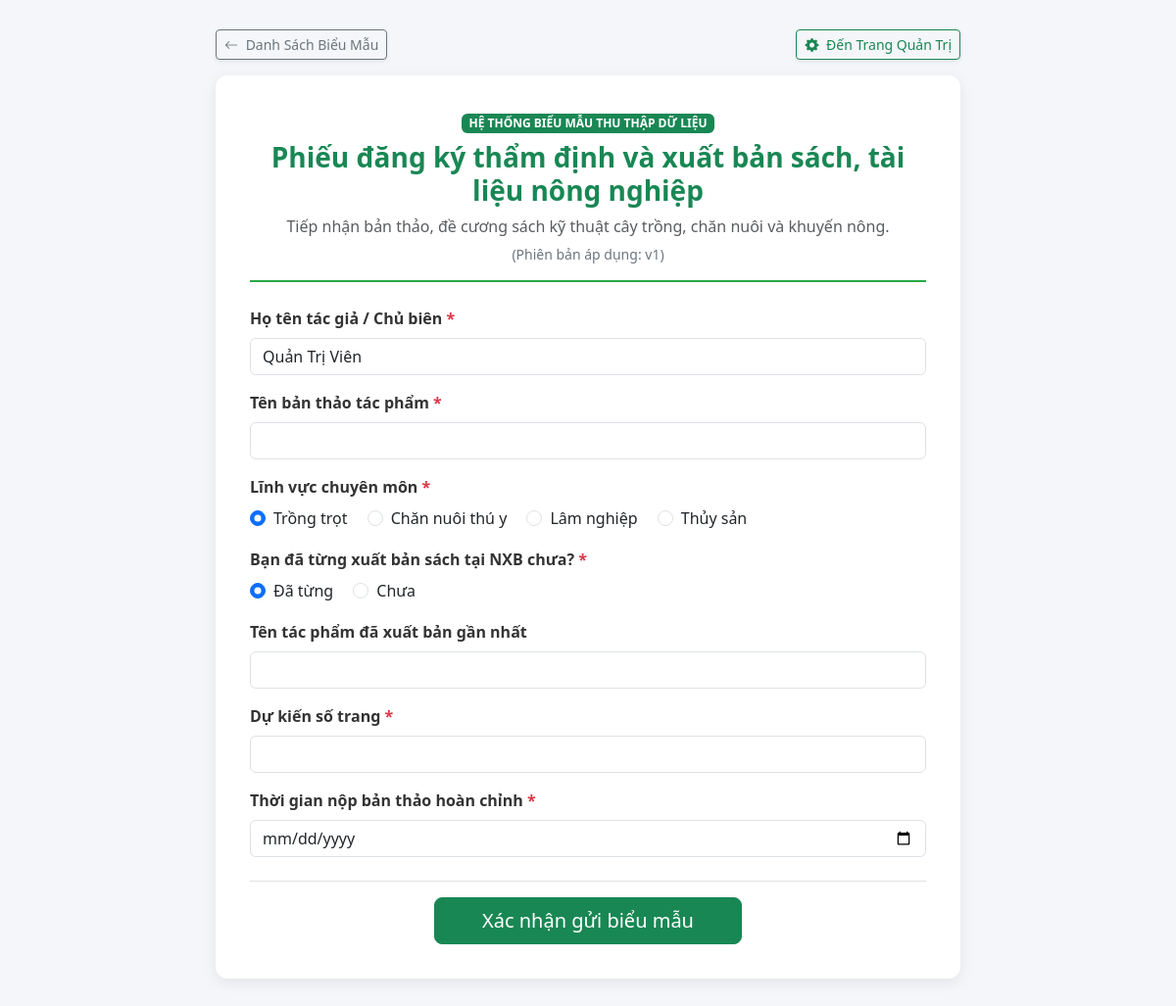
The app's page /form.php?id=2 (signed in) with its own data.
### tables this page shows
CREATE TABLE `form_versions` (
  `id` int(11) NOT NULL,
  `form_id` int(11) NOT NULL,
  `version_number` int(11) DEFAULT 1,
  `is_active` tinyint(1) DEFAULT 1,
  `created_at` timestamp NOT NULL DEFAULT current_timestamp()
);

CREATE TABLE `forms` (
  `id` int(11) NOT NULL,
  `title` varchar(255) NOT NULL,
  `description` text DEFAULT NULL,
  `created_at` timestamp NOT NULL DEFAULT current_timestamp()
);

CREATE TABLE `fields` (
  `id` int(11) NOT NULL,
  `form_version_id` int(11) NOT NULL,
  `label` varchar(255) NOT NULL,
  `field_type` enum('text','number','date','radio','checkbox') NOT NULL,
  `options_json` text DEFAULT NULL,
  `is_required` tinyint(1) DEFAULT 0,
  `display_order` int(11) DEFAULT 0
);

### form.php (the view, shortened to what this page needs)
<?php
require_once __DIR__ . '/config/db.php';
$form_id = isset($_GET['id']) ? (int)$_GET['id'] : 1;
$stmt = $pdo->prepare("
    SELECT f.id AS form_id, f.title, f.description, v.id AS version_id, v.version_number
    FROM forms f
    JOIN form_versions v ON f.id = v.form_id
    WHERE f.id = ? AND v.is_active = 1
    LIMIT 1
");
$stmt->execute([$form_id]);
$form = $stmt->fetch();
$version_id = $form['version_id'];
$stmt = $pdo->prepare("SELECT * FROM fields WHERE form_version_id = ? ORDER BY display_order ASC");
$stmt->execute([$version_id]);
$fields = $stmt->fetchAll();
?>
<!DOCTYPE html>
<html lang="vi">
<head>
    <link href="https://cdn.jsdelivr.net/npm/bootstrap@5.3.0/dist/css/bootstrap.min.css" rel="stylesheet">
    <link rel="stylesheet" href="https://cdn.jsdelivr.net/npm/bootstrap-icons@1.11.0/font/bootstrap-icons.css">
</head>
<body>
<div class="container">
    <div class="form-wrapper">
        <div class="d-flex justify-content-between align-items-center mb-3">
            <a href="forms.php" class="btn btn-outline-secondary btn-sm shadow-sm">
                <i class="bi bi-arrow-left me-1"></i> Danh Sách Biểu Mẫu
            </a>
            <?php if (isset($_SESSION['role']) && $_SESSION['role'] === 'admin'): ?>
                <a href="admin/" class="btn btn-outline-success btn-sm shadow-sm">
                    <i class="bi bi-gear-fill me-1"></i> Đến Trang Quản Trị
                </a>
            <?php endif; ?>
        </div>
        <div class="form-container">
            <div class="header-box text-center">
                <span class="badge bg-success mb-2">HỆ THỐNG BIỂU MẪU THU THẬP DỮ LIỆU</span>
                <h3 class="fw-bold text-success"><?= htmlspecialchars($form['title']) ?></h3>
                <p class="text-muted mb-1"><?= htmlspecialchars($form['description']) ?></p>
                <small class="text-secondary">(Phiên bản áp dụng: v<?= $form['version_number'] ?>)</small>
            </div>
            <form method="POST" id="dynamicForm">
                <?php foreach ($fields as $field):
                    $options = !empty($field['options_json']) ? json_decode($field['options_json'], true) : [];
                    $default_value = '';
                    $label_lower = mb_strtolower($field['label'], 'UTF-8');
                    if (isset($_SESSION['fullname']) && (str_contains($label_lower, 'họ và tên') || str_contains($label_lower, 'họ tên') || str_contains($label_lower, 'người liên hệ'))) {
                        $default_value = htmlspecialchars($_SESSION['fullname']);
                    }
                ?>
                    <div class="mb-3 field-group" id="field-wrap-<?= $field['id'] ?>" data-field-id="<?= $field['id'] ?>">
                        <label class="form-label">
                            <?= htmlspecialchars($field['label']) ?>
                            <?php if ($field['is_required']): ?>
                                <span class="text-required">*</span>
                            <?php endif; ?>
                        </label>
                        <?php if ($field['field_type'] === 'text'): ?>
                            <input type="text" name="fields[<?= $field['id'] ?>]" value="<?= $default_value ?>" class="form-control form-input" <?= $field['is_required'] ? 'required' : '' ?>>
                        <?php elseif ($field['field_type'] === 'number'): ?>
                            <input type="number" name="fields[<?= $field['id'] ?>]" class="form-control form-input" <?= $field['is_required'] ? 'required' : '' ?>>
                        <?php elseif ($field['field_type'] === 'date'): ?>
                            <input type="date" name="fields[<?= $field['id'] ?>]" class="form-control form-input" <?= $field['is_required'] ? 'required' : '' ?>>
                        <?php elseif ($field['field_type'] === 'radio'): ?>
                            <div>
                                <?php foreach ($options as $optIndex => $optValue): ?>
                                    <div class="form-check form-check-inline">
                                        <input class="form-check-input form-input" type="radio"
                                               name="fields[<?= $field['id'] ?>]"
                                               id="opt_<?= $field['id'] ?>_<?= $optIndex ?>"
                                               value="<?= htmlspecialchars($optValue) ?>"
                                               <?= ($field['is_required'] && $optIndex === 0) ? 'checked' : '' ?>>
                                        <label class="form-check-label" for="opt_<?= $field['id'] ?>_<?= $optIndex ?>">
                                            <?= htmlspecialchars($optValue) ?>
                                        </label>
                                    </div>
                                <?php endforeach; ?>
                            </div>
                        <?php endif; ?>
                    </div>
                <?php endforeach; ?>
                <div class="text-center mt-4 pt-3 border-top">
                    <button type="submit" class="btn btn-success btn-lg px-5">Xác nhận gửi biểu mẫu</button>
                </div>
            </form>
        </div>
    </div>
</div>
</body>
</html>

### form.php (style rules this page uses)
body { background-color: #f4f6f9; font-family: 'Segoe UI', Tahoma, Geneva, Verdana, sans-serif; animation: smoothFadeIn 0.35s ease-out; }
.form-wrapper { max-width: 760px; margin: 30px auto; }
.form-container { background: #fff; padding: 35px; border-radius: 12px; box-shadow: 0 4px 15px rgba(0,0,0,0.08); }
.header-box { border-bottom: 2px solid #28a745; padding-bottom: 15px; margin-bottom: 25px; }
.form-label { font-weight: 600; color: #333; }
.text-required { color: #dc3545; }

### records on screen
form_versions: form.title "Phiếu đăng ký thẩm định và xuất bản sách, tài liệu nông nghiệp", form.description "Tiếp nhận bản thảo, đề cương sách kỹ thuật cây trồng, chăn nuôi và khuyến nông.", version_number "1"
fields: label "Họ tên tác giả / Chủ biên", value "Quản Trị Viên"
fields: label "Tên bản thảo tác phẩm"
fields: label "Lĩnh vực chuyên môn", is_required "☑ Trồng trọt", options_json "Trồng trọt", is_required "☐ Chăn nuôi thú y", options_json "Chăn nuôi thú y", is_required "☐ Lâm nghiệp", options_json "Lâm nghiệp", is_required "☐ Thủy sản", options_json "Thủy sản"
fields: label "Bạn đã từng xuất bản sách tại NXB chưa?", is_required "☑ Đã từng", options_json "Đã từng", is_required "☐ Chưa", options_json "Chưa"
fields: label "Tên tác phẩm đã xuất bản gần nhất"
fields: label "Dự kiến số trang"
fields: label "Thời gian nộp bản thảo hoàn chỉnh"
